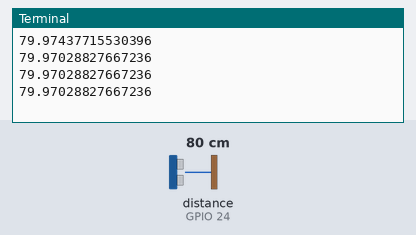
Simulated run of this program. Board: Raspberry Pi (BCM pin numbers). On the bench: the last lines printed to the terminal. The inputs (shaded band) are chosen by the test bench; at power-on: distance to the obstacle (sensor on GPIO 24) 80 cm. The echo pulse lasts 58.3 µs per cm; the clock reads 2024-03-15 10:24:30 at power-on unless the program sets it.

Above: at 1.2 s.
1.3 s: distance to the obstacle (sensor on GPIO 24) set to 2 cm
At 1.73 s:
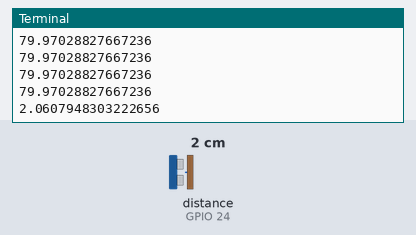
2.8 s: distance to the obstacle (sensor on GPIO 24) set to 4 cm
At 2.94 s:
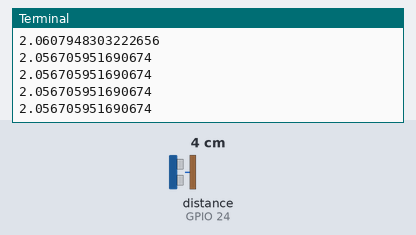
Timing chart, 0 to 5.8 s (numbered marks = the images above; inputs shaded):
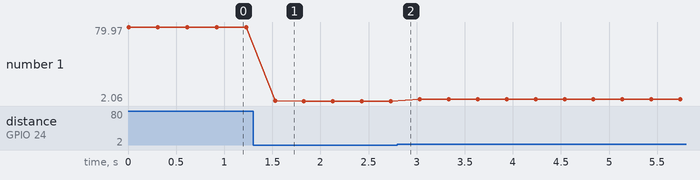

Measured:
- after the input at 1.3 s, the terminal: prints a new line after 0.23 s (image 1)
- plotted number 1: 79.97 → 2.06 after the input at 1.3 s, 2.06 → 3.98 after the input at 2.8 s

The program:

Run.py
```python
import time
import sys
from DistanceActions import *

trigger = 24
echo = 23

def Main():
	try:
		distanceActions = DistanceActions(trigger, echo)
		while 1:
			distance = distanceActions.TakeDistance()
			print(distance)
			time.sleep(0.3)
	except (KeyboardInterrupt, SystemExit):
		raise
	finally:
		GPIO.cleanup()

Main()
```

DistanceActions.py
```python
import RPi.GPIO as GPIO
import time
# The script as below using BCM GPIO 00..nn numbers
GPIO.setmode(GPIO.BCM)

class DistanceActions(object):
	def __init__(self, gpioEcho, gpioTrigger):
		self.Echo = gpioEcho
		self.Trigger = gpioTrigger
		GPIO.setup(gpioTrigger, GPIO.OUT)
		GPIO.setup(gpioEcho, GPIO.IN)

	def TakeDistanceOnce(self):
		return self.TakeDistance(self.Trigger, self.Echo)

	def TakeDistance(self):
		# set Trigger to HIGH
		GPIO.output(self.Trigger, True)

		# set Trigger after 0.01ms to LOW
		time.sleep(0.00001)
		GPIO.output(self.Trigger, False)

		StartTime = time.time()
		StopTime = time.time()

		# save StartTime
		while GPIO.input(self.Echo) == 0:
			StartTime = time.time()

		# save time of arrival
		while GPIO.input(self.Echo) == 1:
			StopTime = time.time()

		# time difference between start and arrival
		TimeElapsed = StopTime - StartTime
		# multiply with the sonic speed (34300 cm/s)
		# and divide by 2, because there and back
		distance = (TimeElapsed * 34300) / 2

		return distance
```
